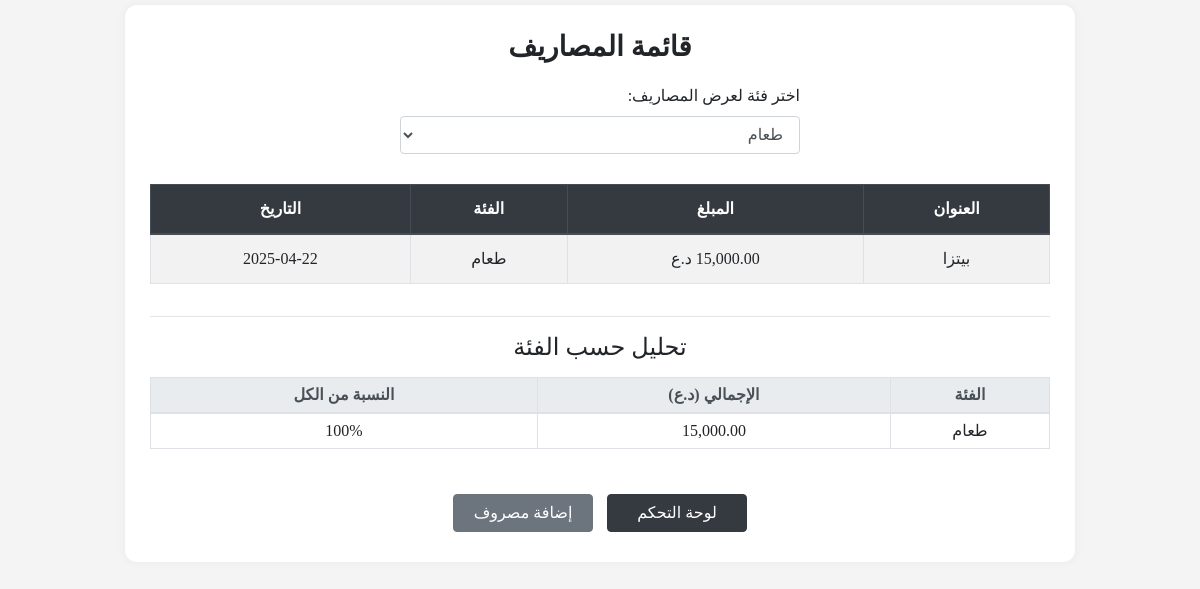
/expenses_manager/expenses.php?category=1 (signed in), run on the app's committed database.
### tables this page shows
CREATE TABLE `expenses` (
  `id` int(11) NOT NULL,
  `user_id` int(11) NOT NULL,
  `title` varchar(100) NOT NULL,
  `amount` decimal(10,2) NOT NULL,
  `expense_date` date NOT NULL,
  `created_at` timestamp NOT NULL DEFAULT current_timestamp(),
  `category_id` int(11) DEFAULT NULL
);

CREATE TABLE `categories` (
  `id` int(11) NOT NULL,
  `name` varchar(50) NOT NULL
);

### expenses_manager/expenses.php (the view, shortened to what this page needs)
<?php
include 'db.php';
$user_id = $_SESSION['user_id'];
$category_filter = isset($_GET['category']) ? intval($_GET['category']) : 0;
$category_list = $conn->query("SELECT * FROM categories ORDER BY name");
$where = "expenses.user_id = $user_id";
if ($category_filter > 0) {
    $where .= " AND expenses.category_id = $category_filter";
}
$query = $conn->query("
    SELECT expenses.*, categories.name AS category_name
    FROM expenses
    LEFT JOIN categories ON expenses.category_id = categories.id
    WHERE $where
    ORDER BY expense_date DESC
");
$summary_query = $conn->query("
    SELECT categories.name AS category_name, SUM(expenses.amount) AS total
    FROM expenses
    JOIN categories ON expenses.category_id = categories.id
    WHERE $where
    GROUP BY expenses.category_id
    ORDER BY total DESC
");
$total_expenses = $conn->query("SELECT SUM(amount) AS total FROM expenses WHERE $where")->fetch_assoc()['total'];
?>
<!DOCTYPE html>
<html lang="ar" dir="rtl">
<head>
  <link rel="stylesheet" href="https://stackpath.bootstrapcdn.com/bootstrap/4.5.2/css/bootstrap.min.css">
</head>
<body>
<div class="expenses-box">
  <h3>قائمة المصاريف</h3>
  <form method="GET" class="filter-form">
    <div class="form-group">
      <label>اختر فئة لعرض المصاريف:</label>
      <select name="category" class="form-control" onchange="this.form.submit()">
        <?php while ($cat = $category_list->fetch_assoc()): ?>
          <option value="<?= $cat['id'] ?>" <?= $category_filter == $cat['id'] ? 'selected' : '' ?>>
            <?= htmlspecialchars($cat['name']) ?>
          </option>
        <?php endwhile; ?>
      </select>
    </div>
  </form>
  <?php if ($query->num_rows > 0): ?>
    <div class="table-responsive">
      <table class="table table-bordered table-striped">
        <thead class="thead-dark">
          <tr>
            <th>العنوان</th>
            <th>المبلغ</th>
            <th>الفئة</th>
            <th>التاريخ</th>
          </tr>
        </thead>
        <tbody>
          <?php while ($row = $query->fetch_assoc()): ?>
            <tr>
              <td><?= htmlspecialchars($row['title']) ?></td>
              <td><?= number_format($row['amount'], 2) ?> د.ع</td>
              <td><?= htmlspecialchars($row['category_name']) ?></td>
              <td><?= $row['expense_date'] ?></td>
            </tr>
          <?php endwhile; ?>
        </tbody>
      </table>
    </div>
  <?php else: ?>
    <div class="alert alert-info text-center">لا توجد مصاريف مسجلة لهذه الفئة.</div>
  <?php endif; ?>
  <?php if ($summary_query->num_rows > 0): ?>
    <hr>
    <h4 class="text-center mb-3">تحليل حسب الفئة</h4>
    <div class="table-responsive">
      <table class="table table-sm table-bordered">
        <thead class="thead-light">
           <tr>
            <th>الفئة</th>
            <th>الإجمالي (د.ع)</th>
            <th>النسبة من الكل</th>
          </tr>
        </thead>
        <tbody>
          <?php while ($row = $summary_query->fetch_assoc()): ?>
            <tr>
              <td><?= htmlspecialchars($row['category_name']) ?></td>
              <td><?= number_format($row['total'], 2) ?></td>
              <td><?= $total_expenses > 0 ? round(($row['total'] / $total_expenses) * 100, 2) : 0 ?>%</td>
            </tr>
          <?php endwhile; ?>
        </tbody>
      </table>
    </div>
  <?php endif; ?>
  <div class="text-center mt-4">
    <a href="dashboard.php" class="btn btn-dark btn-custom">لوحة التحكم</a>
    <a href="add_expense.php" class="btn btn-secondary btn-custom">إضافة مصروف</a>
  </div>
</div>
</body>
</html>

### expenses_manager/expenses.php (style rules this page uses)
body { background-color: #f4f4f4; font-family: 'Times New Roman', Times, serif; }
.expenses-box { max-width: 950px; margin: 5px auto; padding: 25px; background: #fff; border-radius: 12px; box-shadow: 0 0 10px rgba(0,0,0,0.05); text-align: right; }
h3 { text-align: center; font-weight: bold; margin-bottom: 20px; }
table th, table td { text-align: center; vertical-align: middle; }
.btn-custom { min-width: 140px; margin: 5px; }
.filter-form { max-width: 400px; margin: 20px auto 30px; }

### data on the page
expenses: title "بيتزا", category.name "طعام", expense_date "2025-04-22"

### other printed values
$row['category_name'] "طعام"
$row['total'] "15,000.00"
form field category "طعام"
